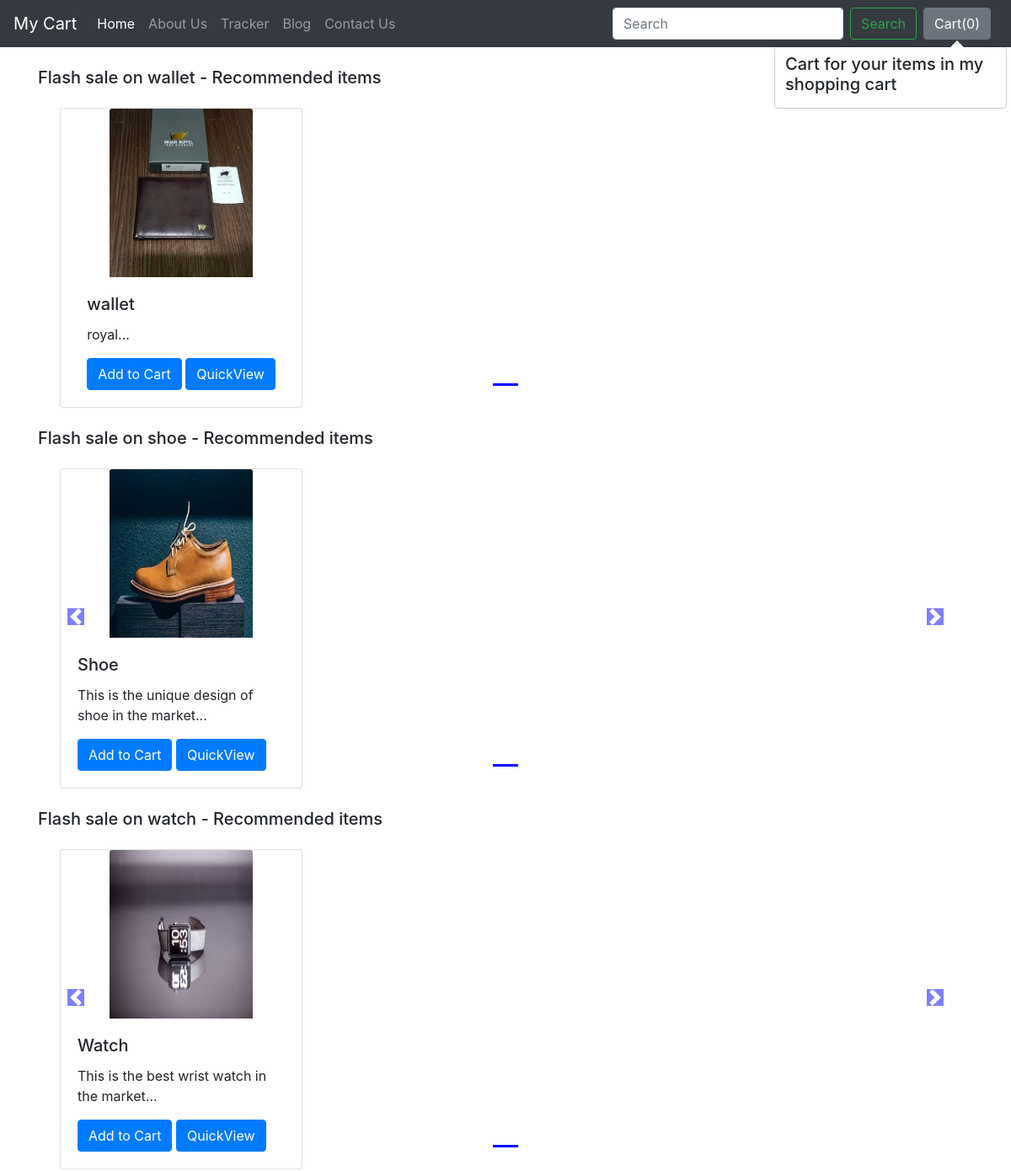
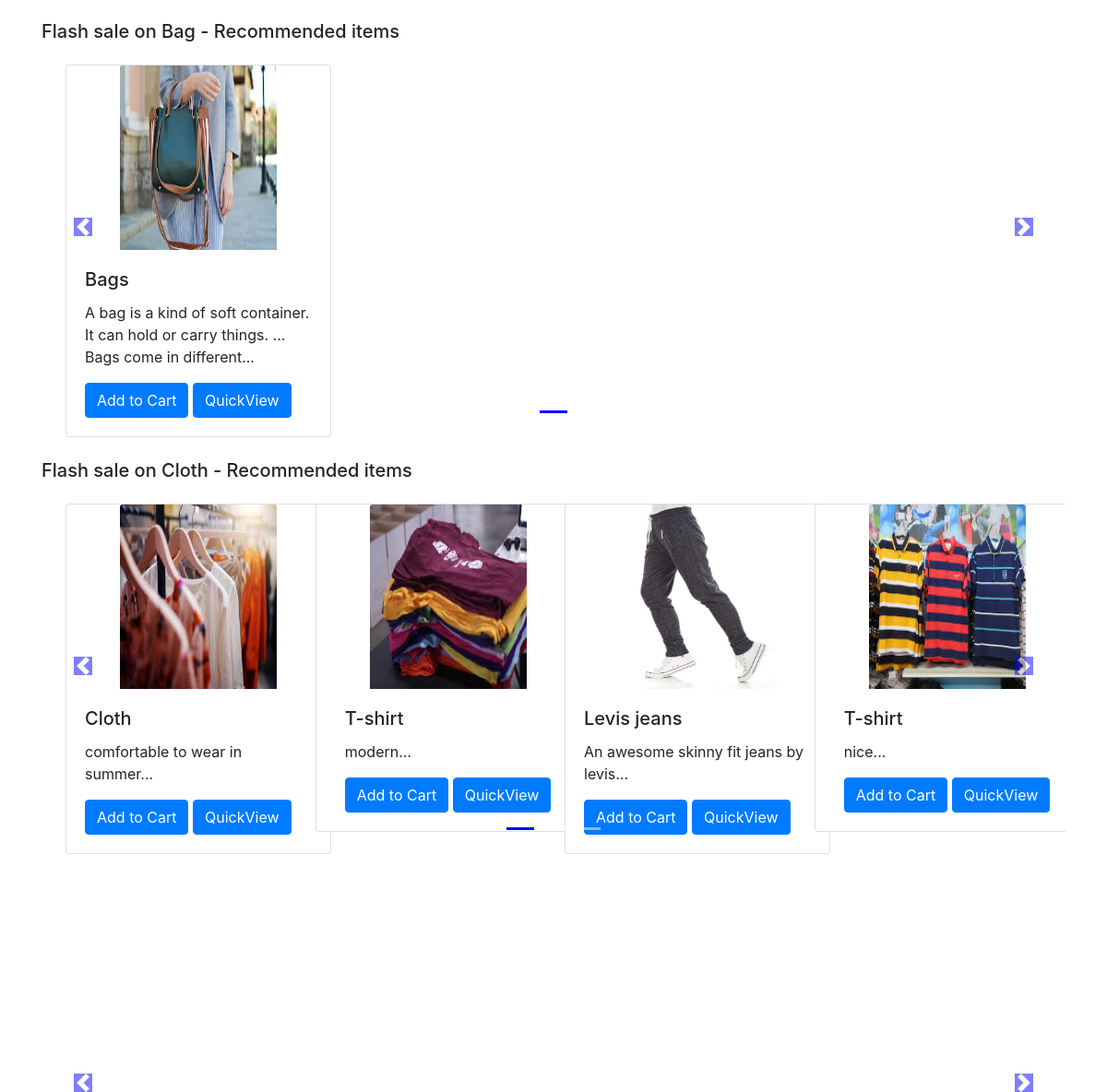
The app's page /shop/ with its own data (2 pictures, top to bottom).
### shop/models.py (models this page shows, shortened)
class Product(models.Model):
    product_id = models.AutoField
    product_name = models.CharField(max_length=50)
    category = models.CharField(max_length=50, default="")
    subcategory = models.CharField(max_length=50, default="")
    price = models.IntegerField(default=0)
    desc = models.CharField(max_length=300)
    pub_date = models.DateField()
    image = models.ImageField(upload_to='shop/images', default="")

### shop/views.py (the view)
# urls.py: path('',views.index,name='bloghome'),
def index(request):
    allprods = []
    catprods = Product.objects.values('category', 'id')
    cats = {item['category'] for item in catprods}
    for cat in cats:
        prod = Product.objects.filter(category=cat)
        n = len(prod)
        nslides = n//4 + ceil (n/4) - (n//4)
        allprods.append([prod, range(1, nslides), nslides])
    params = {'allprods':allprods}
    return render(request,'shop/index.html',params)

### shop/templates/shop/index.html (shortened to what this page needs)
{% extends 'shop/base.html' %}
{% block content %}
{% load static %}
<div class="container">
    {% for product , range, nslides in allprods %}
    <h5 class="my-4">Flash sale on {{product.0.category}} - Recommended items</h5>
<div id="demo{{forloop.counter}}" class=" carousel slide my-3" data-ride="carousel">
    <ul class="carousel-indicators">
      <li data-target="#demo{{forloop.counter}}" data-slide-to="0" class="active"></li>
       {% for i in range %}
      <li data-target="#demo{{forloop.parentloop.counter}}" data-slide-to="{{i}}" ></li>
      {% endfor %}
    </ul>
    <div class="container carousel-inner no-padding">
      <div class="carousel-item active">
        {% for i in product %}
        <div class="col-xs-3 col-sm-3 col-md-3">
          <div class="card align-items-center" style="width: 18rem;">
            <img src='/media/{{i.image}}' class="card-img-top" alt="...">
            <div class="card-body">
              <h5 class="card-title">{{i.product_name}}</h5>
              <p class="card-text">{{i.desc|slice:"0:90"}}...</p>
              <span id="divpr{{i.id}}" class="divpr">
                 <button id="pr{{i.id}}" class="btn btn-primary cart">Add to Cart</button>
              </span>
              <a href="/shop/products/{{i.id}}"><button id="qv{{i.id}}" class="btn btn-primary cart">QuickView</button></a>
            </div>
          </div>
        </div>
        {% if forloop.counter|divisibleby:4 and forloop.counter > 0 and not forloop.last %}
        </div>
        <div class="carousel-item">
       {% endif %}
        {% endfor %}
    </div>
</div>
</div>
    <a class="carousel-control-prev" href="#demo{{forloop.counter}}" data-slide="prev">
        <span class="carousel-control-prev-icon"></span>
    </a>
    <a class="carousel-control-next" href="#demo{{forloop.counter}}" data-slide="next">
        <span class="carousel-control-next-icon"></span>
    </a>
    {% endfor %}
</div>
{% endblock %}

### shop/templates/shop/base.html (shortened to what this page needs)
<!doctype html>
{% load static %}
<html lang="en">
  <head>
    <link rel="stylesheet" href="https://stackpath.bootstrapcdn.com/bootstrap/4.4.1/css/bootstrap.min.css">
    </head>
    <body>
        <nav class="navbar navbar-expand-lg navbar-dark bg-dark">
         <a class="navbar-brand" href="#">My Cart</a>
        <div class="collapse navbar-collapse" id="navbarSupportedContent">
            <ul class="navbar-nav mr-auto">
                <li class="nav-item active">
                 <a class="nav-link" href="/shop">Home <span class="sr-only">(current)</span></a>
                </li>
                <li class="nav-item">
                  <a class="nav-link" href="/shop/about">About Us</a>
                </li>
                <li class="nav-item">
                  <a class="nav-link" href="/shop/tracker">Tracker</a>
                </li>
                <li class="nav-item">
                  <a class="nav-link" href="/blog">Blog</a>
                </li>
                <li class="nav-item">
                  <a class="nav-link" href="/shop/contact">Contact Us</a>
                </li>
            </ul>
            <form class="form-inline my-2 my-lg-0">
               <input class="form-control mr-sm-2" type="search" placeholder="Search" aria-label="Search">
               <button class="btn btn-outline-success my-2 my-sm-0" type="submit">Search</button>
            </form>
            <button type="button" class="btn btn-secondary mx-2" id="popcart" data-container="body" data-toggle="popover"
            data-placement="bottom" data-html="true" data-content="Vivamus sagittis lacus vel augue laoreet rutrum faucibus.">
               Cart(<span id="cart">0</span>)
            </button>
        </div>
        </nav>
        {% block content %}
        {% endblock %}
    </body>
</html>

### records on screen
Product: category "wallet", image (picture), product_name "wallet", desc "royal"
Product: category "shoe", image (picture), product_name "Shoe", desc "This is the unique design of shoe in the market"
Product: category "watch", image (picture), product_name "Watch", desc "This is the best wrist watch in the market"
Product: category "Bag", image (picture), product_name "Bags", desc "A bag is a kind of soft container. It can hold or carry things. ... Bags come in different"
Product: category "Cloth", image (picture), product_name "Cloth", desc "comfortable to wear in summer"
Product: image (picture), product_name "T-shirt", desc "modern"
Product: image (picture), product_name "Levis jeans", desc "An awesome skinny fit jeans by levis"
Product: image (picture), product_name "T-shirt", desc "nice"
